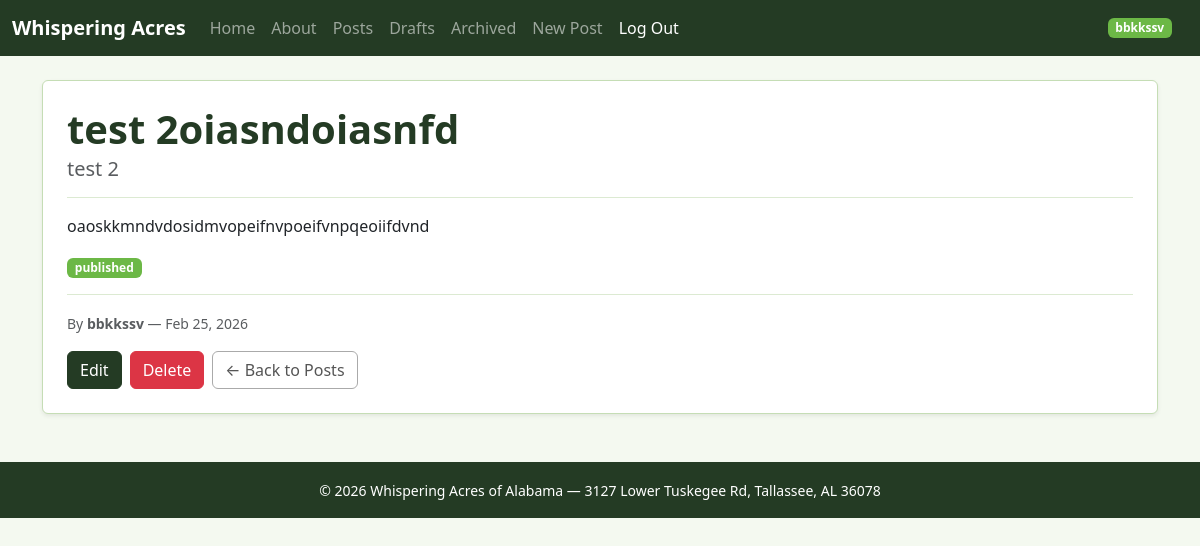
Screenshot of /posts/4/ (signed in) with the database file from the repository.
### posts/models.py (models this page shows, shortened)
class Post(models.Model):
    title = models.CharField(max_length=128)
    sub_title = models.CharField(max_length=256)
    body = models.TextField()
    created_on = models.DateTimeField(auto_now_add=True)
    author = models.ForeignKey(User, on_delete=models.CASCADE)
    status = models.ForeignKey(Status, on_delete=models.DO_NOTHING)

class Status(models.Model):
    class Meta:
        verbose_name_plural = "Status"
    name = models.CharField(max_length=64)
    description = models.CharField(max_length=256, help_text= "Write a description of the status")

### posts/views.py (the view)
# urls.py: path('<int:pk>/', PostDetailView.as_view(), name='post_detail'),
class PostDetailView(LoginRequiredMixin, DetailView):
    model = Post
    template_name = 'posts/detail.html'
    context_object_name = 'post'

### templates/posts/detail.html (shortened to what this page needs)
{% extends 'base.html' %}
{% block content %}
<div class="card shadow-sm">
    <div class="card-body p-4">
        <h1 class="card-title">{{ post.title }}</h1>
        <h5 class="card-subtitle text-muted mb-3">{{ post.sub_title }}</h5>
        <hr>
        <p class="card-text">{{ post.body }}</p>
        <span class="badge bg-info text-dark">{{ post.status.name }}</span>
        <hr>
        <p class="text-muted mb-3"><small>By <strong>{{ post.author }}</strong> &mdash; {{ post.created_on|date:"M d, Y" }}</small></p>
        <div class="d-flex gap-2">
            {% if user == post.author %}
            <a href="{% url 'post_edit' post.pk %}" class="btn btn-primary">Edit</a>
            <a href="{% url 'post_delete' post.pk %}" class="btn btn-danger">Delete</a>
            {% endif %}
            <a href="{% url 'posts' %}" class="btn btn-outline-secondary">&larr; Back to Posts</a>
        </div>
    </div>
</div>
{% endblock %}

### templates/navbar.html (shortened to what this page needs)
<nav class="navbar navbar-expand-lg navbar-dark bg-dark">
    <div class="container-fluid">
        <a class="navbar-brand fw-bold" href="{% url 'home' %}">Whispering Acres</a>
        <div class="collapse navbar-collapse" id="navbarSupportedContent">
            <ul class="navbar-nav me-auto mb-2 mb-lg-0">
                <li class="nav-item">
                    <a class="nav-link" href="{% url 'homeTwo' %}">Home</a>
                </li>
                <li class="nav-item">
                    <a class="nav-link" href="{% url 'about' %}">About</a>
                </li>
                <li class="nav-item">
                    <a class="nav-link" href="{% url 'posts' %}">Posts</a>
                </li>
                {% if user.is_authenticated %}
                <li class="nav-item">
                    <a class="nav-link" href="{% url 'post_drafts' %}">Drafts</a>
                </li>
                <li class="nav-item">
                    <a class="nav-link" href="{% url 'post_archived' %}">Archived</a>
                </li>
                <li class="nav-item">
                    <a class="nav-link" href="{% url 'post_new' %}">New Post</a>
                </li>
                <li class="nav-item">
                    <form method="post" action="{% url 'logout' %}">
                        <input type="submit" class="nav-link btn btn-link text-white" value="Log Out">
                    </form>
                </li>
                {% endif %}
            </ul>
            {% if user.is_authenticated %}
            <span class="badge text-bg-success me-3">{{ user.username }}</span>
            {% endif %}
        </div>
    </div>
</nav>

### static/css/site.css (style rules this page uses)
:root { --wa-dark: #243b24; --wa-dark-hover: #1a2b1a; --wa-green: #6cb846; --wa-green-hover: #5aa038; --wa-light: #f4f9f0; --wa-border: #c5ddb5; }
body { background-color: var(--wa-light); }
.navbar.bg-dark { background-color: var(--wa-dark) !important; }
.btn-primary { background-color: var(--wa-dark) !important; border-color: var(--wa-dark) !important; color: #fff !important; }
.btn-outline-secondary { color: #555 !important; border-color: #aaa !important; }
.card { border-color: var(--wa-border); }
.card-title { color: var(--wa-dark); font-weight: 600; }
.text-bg-success { background-color: var(--wa-green) !important; color: #fff !important; }
.badge.bg-info { background-color: var(--wa-green) !important; color: #fff !important; }
hr { border-color: var(--wa-border); opacity: 0.6; }

### rows the page displays
Post: title "test 2oiasndoiasnfd", sub_title "test 2", body "oaoskkmndvdosidmvopeifnvpoeifvnpqeoiifdvnd", status.name "published", author "bbkkssv", created_on "Feb 25, 2026"

### other values shown
{{ user.username }} "bbkkssv"
